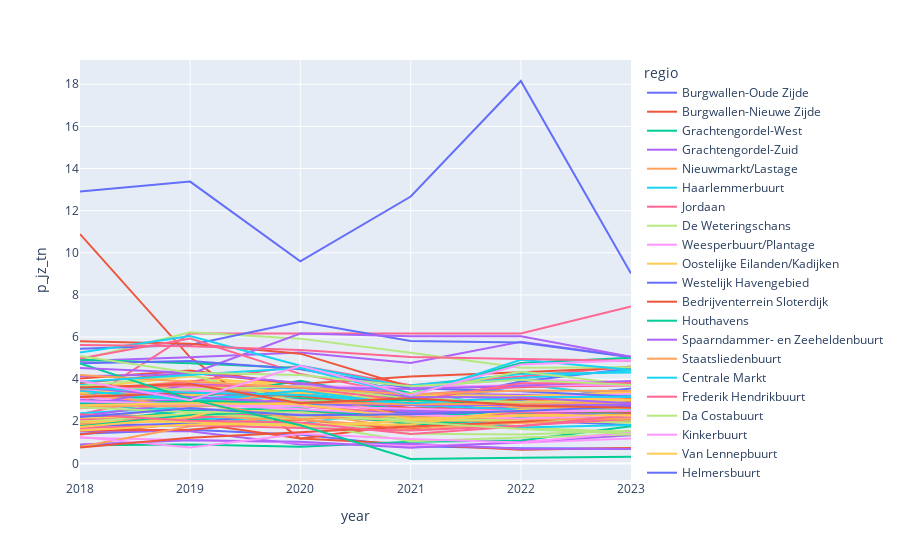

The notebook cell this image was saved under:
### Code cell
import plotly.io as pio
pio.renderers.default = "vscode"
import plotly.express as px
fig = px.line(ts_amsterdam, x="year", y="p_jz_tn", color="regio")
fig.show()
